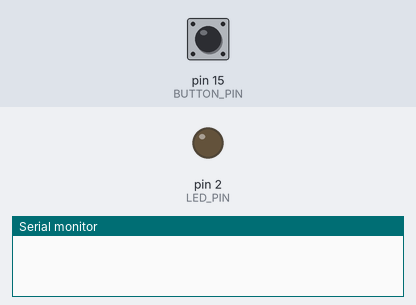
Recording of a sketch running on a simulated Arduino Uno, built with avr-gcc and run on an emulated ATmega328P. Parts: output pins drawn as LEDs (lit = HIGH), the last lines printed to the serial monitor. The inputs (shaded band) are chosen by the test bench; at power-on: pin 15 (BUTTON_PIN) LOW.

Above: at 1.2 s.
1.3 s: pin 15 (BUTTON_PIN) pulled HIGH for 0.15 s
At 1.39 s:
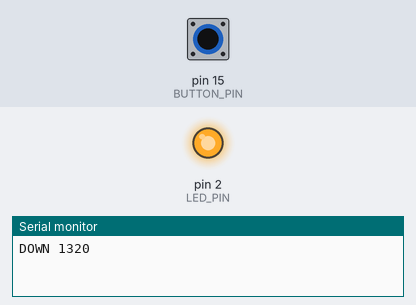
2.9 s: pin 15 (BUTTON_PIN) pulled HIGH for 3.2 s
At 6.8 s:
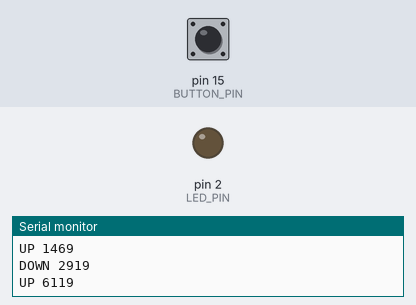
Timing chart, 0 to 8.3 s (numbered marks = the images above; inputs shaded):
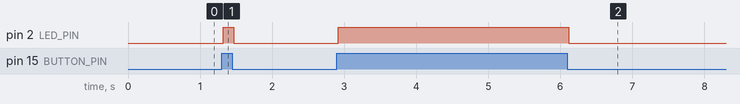

Measured:
- after the input at 1.3 s, pin 2 (LED_PIN): LOW → HIGH at once, → LOW 0.15 s later
- after the input at 2.9 s, pin 2 (LED_PIN): LOW → HIGH at once, → LOW 3.2 s later

The sketch:

ButtonSerialBridge.ino
```cpp
const int BUTTON_PIN = 15;
const int LED_PIN = 2;

const unsigned long SERIAL_BAUD_RATE = 115200;
const unsigned long DEBOUNCE_DELAY_MS = 20;

bool lastRawButtonState = LOW;
bool stableButtonState = LOW;
unsigned long lastRawChangeMs = 0;

void setup() {
  pinMode(BUTTON_PIN, INPUT);
  pinMode(LED_PIN, OUTPUT);
  Serial.begin(SERIAL_BAUD_RATE);
}

void loop() {
  const bool rawButtonState = digitalRead(BUTTON_PIN);
  const unsigned long nowMs = millis();

  if (rawButtonState != lastRawButtonState) {
    lastRawButtonState = rawButtonState;
    lastRawChangeMs = nowMs;
  }

  if (nowMs - lastRawChangeMs <= DEBOUNCE_DELAY_MS) { return; }
  if (rawButtonState == stableButtonState) { return; }

  stableButtonState = rawButtonState;

  if (stableButtonState == HIGH) {
    handleButtonPressed(nowMs);
  } else {
    handleButtonReleased(nowMs);
  }
}

void handleButtonPressed(unsigned long timestampMs) {
  digitalWrite(LED_PIN, HIGH);

  Serial.print("DOWN ");
  Serial.println(timestampMs);
}

void handleButtonReleased(unsigned long timestampMs) {
  digitalWrite(LED_PIN, LOW);

  Serial.print("UP ");
  Serial.println(timestampMs);
}
```
